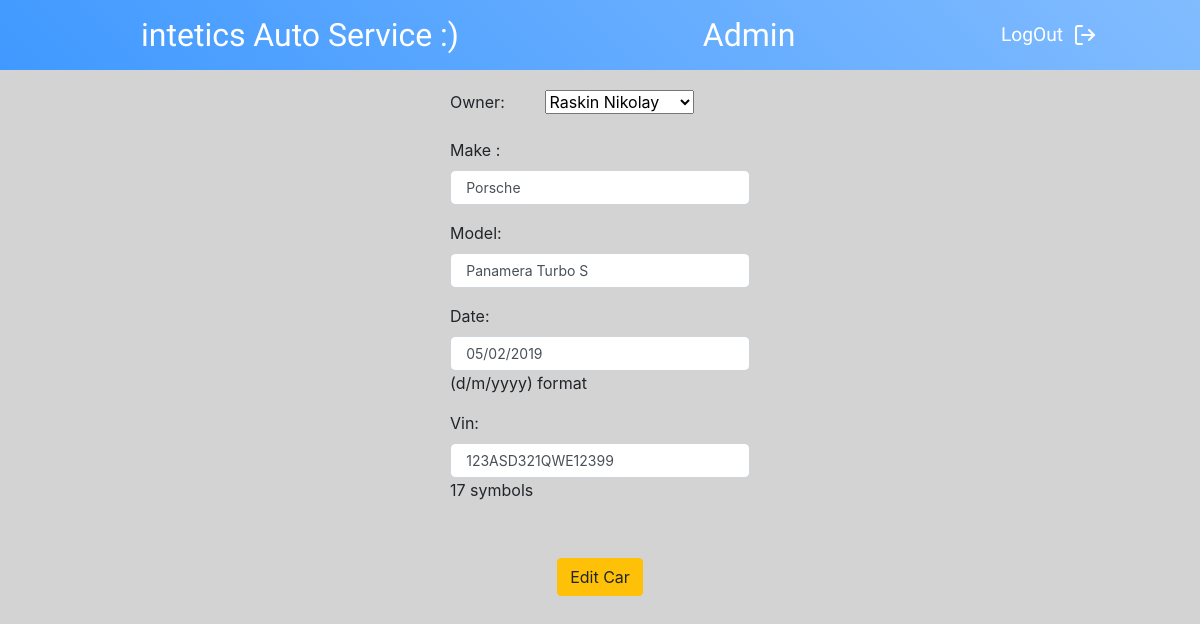
Page /profile/editCar/31 (signed in) on the committed database.
### mainPage/models.py (models this page shows, shortened)
class Car(models.Model):
    owner = models.ForeignKey(Customer, on_delete = models.CASCADE, null=True)
    make = models.CharField(_('Make '), max_length = 100)
    model = models.CharField(_('Model'), max_length = 100)
    yearOfСarManufacture = models.DateField(_('Year Of Сar Manufacture'), blank=True,null=False)
    vin = models.CharField(_('VIN'), max_length = 18, unique=True)

### customer_profile/views.py (the view)
# urls.py: path('editCar/<int:id>',views.editCar, name = 'editCar'),
@login_required
def editCar(request,id):
    car = Car.objects.get(pk=id)
    form = CarForm(request.POST or None, instance=car)
    if form.is_valid():
        try:
            form.save()
            return redirect('mainPage')
        except ValidationError:
            messages.info(request, 'VIN isn\'t valid!')
    context = {
        'form':form,
        'id':id,
    }
    return render(request,'customer_profile/editCarForm.html',context)

### customer_profile/addCarForm.py
class CarForm(forms.ModelForm):
    yearOfСarManufacture = forms.DateField(
        label='Date',
        widget=forms.DateInput(format='%d/%m/%Y'),
        input_formats=('%d/%m/%Y',),
        help_text = '(d/m/yyyy) format'
        )
    vin = forms.CharField(max_length=17, min_length=17,help_text = '17 symbols',)
    class Meta:
        model = Car
        fields = ('owner','make','model','yearOfСarManufacture','vin')

### mainPage/models.py (called while the page is built)
    def __str__(self):
        return self.firstName + ' ' + self.lastName

### customer_profile/templates/customer_profile/editCarForm.html (shortened to what this page needs)
{% extends 'mainPage/base.html' %}
{% load static %}
{% block content %}
<form class="addForm" enctype="multipart/form-data" method="POST" action="{% url 'editCar' id %}">
    <div class="addForm__item">
        {{form.as_p}}
    </div>
    <div class="addForm__item">
        <button type="submit" class="btn  btn-warning add-customer">Edit Car</button>
    </div>
</form>
{% endblock %}

### mainPage/static/mainPage/css/header.css (style rules this page uses)
body { margin: 0; padding: 0; font-family: "Alegreya"; }

### mainPage/static/mainPage/css/addForm.css (style rules this page uses)
.addForm { display: flex; flex-direction: column; justify-content: center; }
.addForm__item { align-self: center; margin: 20px; }
.addForm__item label { width: 90px; }
.addForm__item input { display: block; width: 300px; height: calc(1.5em + 0.75rem + 2px); padding: 0.375rem 0.95rem; font-size: 0.875rem; font-weight: 400; line-height: 1.5; color: #495057; background-color: #fff; background-clip: padding-box; border: 1px solid #ced4da; border-radius: 5px; }

### rows in the picture
Car: owner "Raskin Nikolay", make "Porsche", model "Panamera Turbo S", yearOfСarManufacture "05/02/2019", vin "123ASD321QWE12399"
